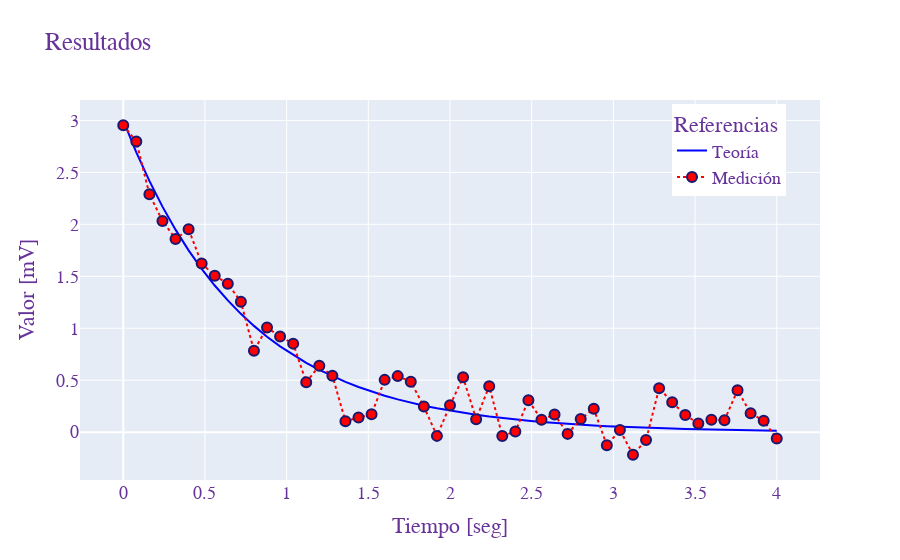

Write notebook code for a chart like this one.
### Markdown cell above
Para agregar nombres a los ejes usamos `xlabel` y `ylabel`:
Los títulos a la figura se pueden agregar con `title`:

### Code cell
fig = go.Figure()

fig.add_trace(go.Scatter(x=x,y=y,name='Teoría',line=dict(color='blue',width=2)))
fig.add_trace(go.Scatter(x=x,y=medicion,name='Medición',mode='lines+markers',
                         line=dict(color='red',width=2,dash='dot'),
                         marker=dict(color='red',symbol='circle',size=10,line_width=2,line_color="midnightblue")))

fig.update_layout(
    title="Resultados",
    xaxis_title="Tiempo [seg]",
    yaxis_title="Valor [mV]",
    legend_title="Referencias",
    font=dict(
        family="Courier New, monospace",
        size=18,
        color="RebeccaPurple"
    ),
    legend=dict(
    yanchor="top",
    y=0.99,
    xanchor="left",
    x=0.8)
)

fig.show()

### Figure 1 — Plotly figure (JSON) as saved in the notebook; plotly's stock layout.template omitted (floating-point values rounded to 4 significant figures)
{"data": [{"line": {"color": "blue", "width": 2}, "name": "Teoría", "type": "scatter", "x": [0, 0.08, 0.16, 0.24, 0.32, 0.4, 0.48, 0.56, 0.64, 0.72, 0.8, 0.88, 0.96, 1.04, 1.12, 1.2, 1.28, 1.36, 1.44, 1.52, 1.6, 1.68, 1.76, 1.84, 1.92, 2, 2.08, 2.16, 2.24, 2.32, 2.4, 2.48, 2.56, 2.64, 2.72, 2.8, 2.88, 2.96, 3.04, 3.12, 3.2, 3.28, 3.36, 3.44, 3.52, 3.6, 3.68, 3.76, 3.84, 3.92, 4], "y": [3, 2.693, 2.418, 2.171, 1.949, 1.75, 1.571, 1.411, 1.268, 1.138, 1.023, 0.9187, 0.8253, 0.7415, 0.6662, 0.5986, 0.5379, 0.4834, 0.4345, 0.3905, 0.351, 0.3155, 0.2836, 0.2549, 0.2292, 0.2061, 0.1853, 0.1666, 0.1498, 0.1347, 0.1211, 0.1089, 0.09798, 0.08813, 0.07926, 0.0713, 0.06413, 0.05769, 0.0519, 0.04669, 0.04201, 0.03779, 0.034, 0.0306, 0.02753, 0.02477, 0.02229, 0.02006, 0.01805, 0.01625, 0.01462]}, {"line": {"color": "red", "dash": "dot", "width": 2}, "marker": {"color": "red", "line": {"color": "midnightblue", "width": 2}, "size": 10, "symbol": "circle"}, "mode": "lines+markers", "name": "Medición", "type": "scatter", "x": [0, 0.08, 0.16, 0.24, 0.32, 0.4, 0.48, 0.56, 0.64, 0.72, 0.8, 0.88, 0.96, 1.04, 1.12, 1.2, 1.28, 1.36, 1.44, 1.52, 1.6, 1.68, 1.76, 1.84, 1.92, 2, 2.08, 2.16, 2.24, 2.32, 2.4, 2.48, 2.56, 2.64, 2.72, 2.8, 2.88, 2.96, 3.04, 3.12, 3.2, 3.28, 3.36, 3.44, 3.52, 3.6, 3.68, 3.76, 3.84, 3.92, 4], "y": [2.954, 2.798, 2.29, 2.033, 1.859, 1.952, 1.623, 1.505, 1.429, 1.254, 0.7836, 1.006, 0.9203, 0.8519, 0.481, 0.6382, 0.5435, 0.1048, 0.1405, 0.1729, 0.5031, 0.5392, 0.4858, 0.2464, -0.03591, 0.258, 0.5279, 0.125, 0.4428, -0.03624, 0.006661, 0.3068, 0.1192, 0.1695, -0.01672, 0.1271, 0.2246, -0.1256, 0.0199, -0.2175, -0.07647, 0.4234, 0.287, 0.1655, 0.08226, 0.1196, 0.114, 0.4025, 0.1824, 0.1102, -0.06192]}], "layout": {"font": {"color": "RebeccaPurple", "family": "Courier New, monospace", "size": 18}, "legend": {"title": {"text": "Referencias"}, "x": 0.8, "xanchor": "left", "y": 0.99, "yanchor": "top"}, "title": {"text": "Resultados"}, "xaxis": {"title": {"text": "Tiempo [seg]"}}, "yaxis": {"title": {"text": "Valor [mV]"}}}}
